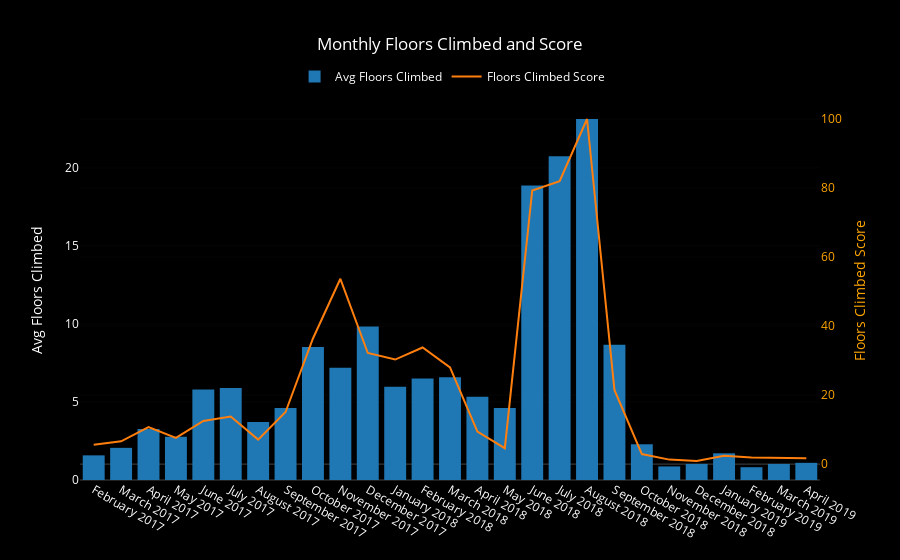

The cell this chart's notebook holds for it:
### Code cell
bars = go.Bar(x=month_df.month_year, y=month_df.mean_flrs,
              name='Avg Floors Climbed', yaxis='y1')

score_line = go.Scatter(x=month_df.month_year, y=month_df.floors_score,
                        name='Floors Climbed Score', yaxis='y2')

layout = go.Layout({'plot_bgcolor': 'black', 'paper_bgcolor': 'black', 'font': {'color': 'white'},
                    'title': 'Monthly Floors Climbed and Score',
                    'legend': {'orientation': 'h', 'x': .29, 'y': 1.1},
                    'yaxis': {'title': 'Avg Floors Climbed'},
                    'yaxis2': {'title': 'Floors Climbed Score', 'titlefont': {'color': 'orange'},
                               'tickfont': {'color': 'orange'}, 'overlaying': 'y', 'side': 'right'},
                    'xaxis': {'type': '-'}})

data = [bars, score_line]
fig = go.Figure(data=data, layout=layout)
iplot(fig)

### Figure 1 — Plotly figure (JSON) as saved in the notebook; plotly's stock layout.template omitted (floating-point values rounded to 4 significant figures)
{"data": [{"name": "Avg Floors Climbed", "type": "bar", "uid": "8bc7f4af-125c-4717-acb3-f73b155dd50b", "x": ["February 2017", "March 2017", "April 2017", "May 2017", "June 2017", "July 2017", "August 2017", "September 2017", "October 2017", "November 2017", "December 2017", "January 2018", "February 2018", "March 2018", "April 2018", "May 2018", "June 2018", "July 2018", "August 2018", "September 2018", "October 2018", "November 2018", "December 2018", "January 2019", "February 2019", "March 2019", "April 2019"], "y": [1.58, 2.06, 3.27, 2.77, 5.8, 5.9, 3.71, 4.62, 8.52, 7.2, 9.84, 5.97, 6.5, 6.58, 5.33, 4.61, 18.87, 20.74, 23.13, 8.67, 2.29, 0.87, 1.03, 1.71, 0.82, 1.03, 1.1], "yaxis": "y"}, {"name": "Floors Climbed Score", "type": "scatter", "uid": "3ec84cf3-73e5-4581-a2ac-8c6db9113428", "x": ["February 2017", "March 2017", "April 2017", "May 2017", "June 2017", "July 2017", "August 2017", "September 2017", "October 2017", "November 2017", "December 2017", "January 2018", "February 2018", "March 2018", "April 2018", "May 2018", "June 2018", "July 2018", "August 2018", "September 2018", "October 2018", "November 2018", "December 2018", "January 2019", "February 2019", "March 2019", "April 2019"], "y": [5.6, 6.6, 10.7, 7.6, 12.5, 13.8, 7.1, 15.1, 36.4, 53.7, 32.2, 30.3, 33.8, 28, 9.4, 4.6, 79.3, 82, 100, 21.5, 2.9, 1.3, 0.9, 2.4, 1.9, 1.7, 1.7], "yaxis": "y2"}], "layout": {"font": {"color": "white"}, "legend": {"orientation": "h", "x": 0.29, "y": 1.1}, "paper_bgcolor": "black", "plot_bgcolor": "black", "title": {"text": "Monthly Floors Climbed and Score"}, "xaxis": {"type": "-"}, "yaxis": {"title": {"text": "Avg Floors Climbed"}}, "yaxis2": {"overlaying": "y", "side": "right", "tickfont": {"color": "orange"}, "title": {"font": {"color": "orange"}, "text": "Floors Climbed Score"}}}}
